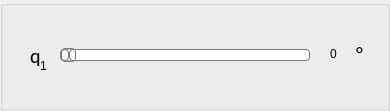
                <widget class="QGroupBox" name="q1_slider_group">
                    <property name="geometry">
                        <rect>
                            <x>40</x>
                            <y>80</y>
                            <width>390</width>
                            <height>111</height>
                        </rect>
                    </property>
                    <property name="minimumSize">
                        <size>
                            <width>2</width>
                            <height>0</height>
                        </size>
                    </property>
                    <property name="title">
                        <string />
                    </property>
                    <widget class="QLabel" name="q1_label2">
                        <property name="geometry">
                            <rect>
                                <x>40</x>
                                <y>50</y>
                                <width>21</width>
                                <height>31</height>
                            </rect>
                        </property>
                        <property name="text">
                            <string>1</string>
                        </property>
                    </widget>
                    <widget class="QSlider" name="q1_slider">
                        <property name="geometry">
                            <rect>
                                <x>60</x>
                                <y>40</y>
                                <width>250</width>
                                <height>30</height>
                            </rect>
                        </property>
                        <property name="styleSheet">
                            <string notr="true">QSlider::groove:horizontal {
                                border: 1px solid #bbb;
                                background: white;
                                height: 10px;
                                border-radius: 4px;
                                }

                                QSlider::sub-page:horizontal {
                                background: qlineargradient(x1: 0, y1: 0, x2: 0, y2: 1,
                                stop: 0 #66e, stop: 1 #bbf);
                                background: qlineargradient(x1: 0, y1: 0.2, x2: 1, y2: 1,
                                stop: 0 #bbf, stop: 1 #55f);
                                border: 1px solid #777;
                                height: 10px;
                                border-radius: 4px;
                                }

                                QSlider::add-page:horizontal {
                                background: #fff;
                                border: 1px solid #777;
                                height: 10px;
                                border-radius: 4px;
                                }

                                QSlider::handle:horizontal {
                                background: qlineargradient(x1:0, y1:0, x2:1, y2:1,
                                stop:0 #eee, stop:1 #ccc);
                                border: 1px solid #777;
                                width: 13px;
                                margin-top: -2px;
                                margin-bottom: -2px;
                                border-radius: 4px;
                                }

                                QSlider::handle:horizontal:hover {
                                background: qlineargradient(x1:0, y1:0, x2:1, y2:1,
                                stop:0 #fff, stop:1 #ddd);
                                border: 1px solid #444;
                                border-radius: 4px;
                                }

                                QSlider::sub-page:horizontal:disabled {
                                background: #bbb;
                                border-color: #999;
                                }

                                QSlider::add-page:horizontal:disabled {
                                background: #eee;
                                border-color: #999;
                                }

                                QSlider::handle:horizontal:disabled {
                                background: #eee;
                                border: 1px solid #aaa;
                                border-radius: 4px;
                                }</string>
                        </property>
                        <property name="orientation">
                            <enum>Qt::Horizontal</enum>
                        </property>
                    </widget>
                    <widget class="QLabel" name="q1_label2_2">
                        <property name="geometry">
                            <rect>
                                <x>30</x>
                                <y>40</y>
                                <width>61</width>
                                <height>31</height>
                            </rect>
                        </property>
                        <property name="styleSheet">
                            <string notr="true"> QLabel{

                                font-size: 20px;
                                font-family: Calibri;

                                }</string>
                        </property>
                        <property name="text">
                            <string>q</string>
                        </property>
                    </widget>
                    <widget class="QWidget" name="layoutWidget">
                        <property name="geometry">
                            <rect>
                                <x>330</x>
                                <y>40</y>
                                <width>51</width>
                                <height>27</height>
                            </rect>
                        </property>
                        <layout class="QHBoxLayout" name="horizontalLayout_2">
                            <property name="spacing">
                                <number>0</number>
                            </property>
                            <item>
                                <widget class="QLabel" name="q1">
                                    <property name="text">
                                        <string>0</string>
                                    </property>
                                </widget>
                            </item>
                            <item>
                                <widget class="QLabel" name="degreeLabel">
                                    <property name="styleSheet">
                                        <string notr="true"> QLabel{

                                            font-size: 20px;
                                            font-family: Calibri;

                                            }</string>
                                    </property>
                                    <property name="text">
                                        <string>°</string>
                                    </property>
                                </widget>
                            </item>
                        </layout>
                    </widget>
                </widget>
